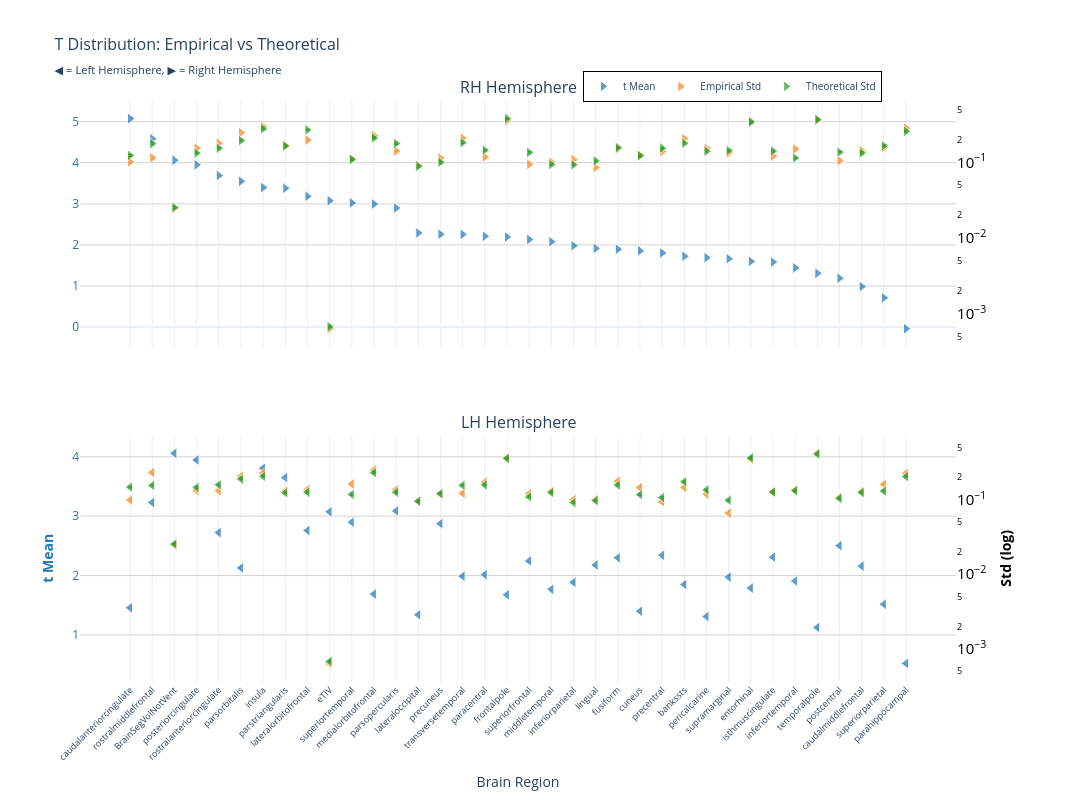
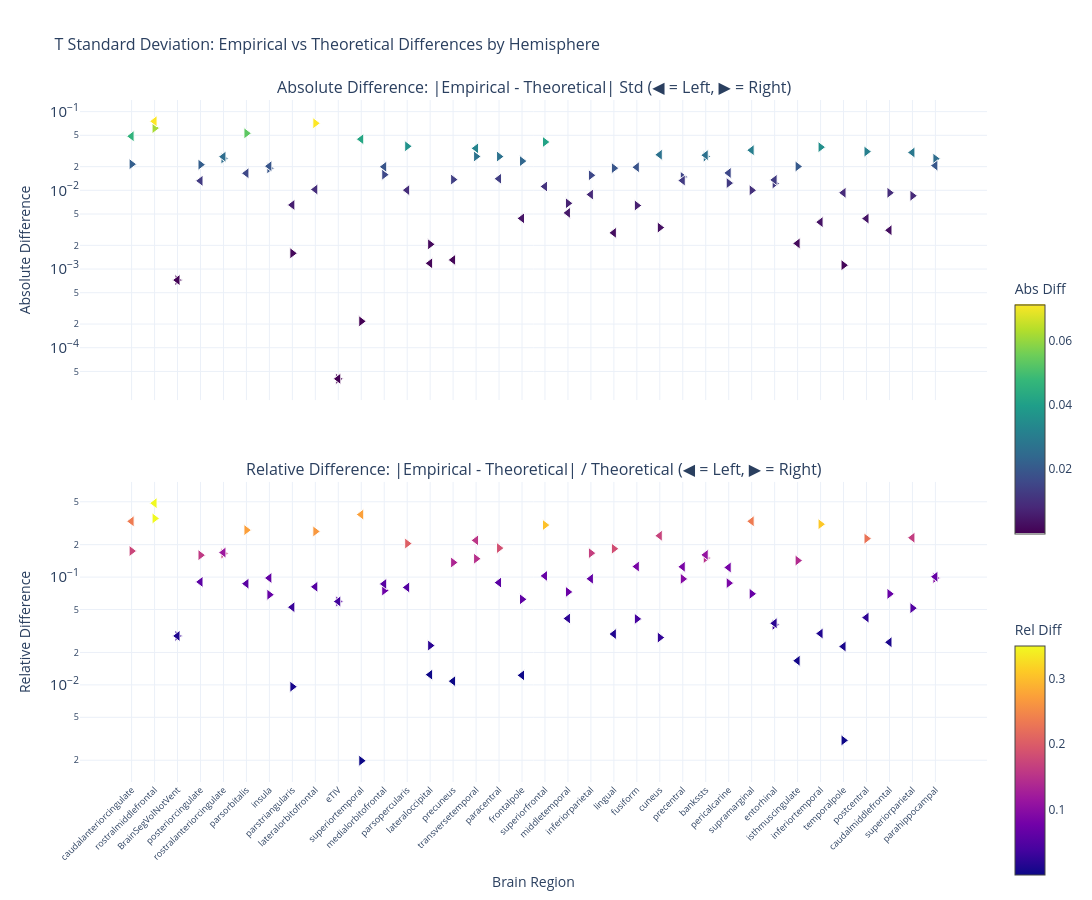

The notebook cell these images were saved under, in order:
### Markdown cell above
### t-statistic

### Code cell
nu_nav = df_npvr[(df_npvr["timepoint"] == "baseline") & (df_npvr["group"] == "HC-PD")]
data_path = stats_dir / f"student_baseline_{METRIC}.parquet"
df, stats = get_test_stats(
    data_path, stat_functions_F, nu_nav, hemisphere=True, study="baseline"
)
show_figure(stats, hemisphere=True, stat_name="t", study="baseline", metric=METRIC)

### Figure 1 — Plotly figure (JSON) as saved in the notebook; plotly's stock layout.template omitted (floating-point values rounded to 4 significant figures)
{"data": [{"hovertemplate": "<b>%{x}</b><br>Mean t: %{y:.2f}<br><extra></extra>", "legendgroup": "mean", "marker": {"color": "#1f77b4", "line": {"color": "white", "width": 1}, "opacity": 0.7, "size": 10, "symbol": "triangle-right"}, "mode": "markers", "name": "t Mean", "showlegend": true, "type": "scatter", "x": ["caudalanteriorcingulate", "rostralmiddlefrontal", "BrainSegVolNotVent", "posteriorcingulate", "rostralanteriorcingulate", "parsorbitalis", "insula", "parstriangularis", "lateralorbitofrontal", "eTIV", "superiortemporal", "medialorbitofrontal", "parsopercularis", "lateraloccipital", "precuneus", "transversetemporal", "paracentral", "frontalpole", "superiorfrontal", "middletemporal", "inferiorparietal", "lingual", "fusiform", "cuneus", "precentral", "bankssts", "pericalcarine", "supramarginal", "entorhinal", "isthmuscingulate", "inferiortemporal", "temporalpole", "postcentral", "caudalmiddlefrontal", "superiorparietal", "parahippocampal"], "xaxis": "x", "y": [5.073, 4.581, 4.06, 3.948, 3.689, 3.547, 3.394, 3.379, 3.183, 3.076, 3.023, 2.993, 2.899, 2.291, 2.258, 2.256, 2.209, 2.193, 2.128, 2.077, 1.98, 1.915, 1.896, 1.854, 1.804, 1.723, 1.688, 1.661, 1.598, 1.582, 1.439, 1.308, 1.187, 0.9858, 0.7125, -0.04117], "yaxis": "y"}, {"hovertemplate": "<b>%{x}</b><br>Empirical Std: %{y:.3f}<br><extra></extra>", "legendgroup": "empirical", "marker": {"color": "#ff7f0e", "line": {"color": "white", "width": 1}, "opacity": 0.7, "size": 10, "symbol": "triangle-right"}, "mode": "markers", "name": "Empirical Std", "showlegend": true, "type": "scatter", "x": ["caudalanteriorcingulate", "rostralmiddlefrontal", "BrainSegVolNotVent", "posteriorcingulate", "rostralanteriorcingulate", "parsorbitalis", "insula", "parstriangularis", "lateralorbitofrontal", "eTIV", "superiortemporal", "medialorbitofrontal", "parsopercularis", "lateraloccipital", "precuneus", "transversetemporal", "paracentral", "frontalpole", "superiorfrontal", "middletemporal", "inferiorparietal", "lingual", "fusiform", "cuneus", "precentral", "bankssts", "pericalcarine", "supramarginal", "entorhinal", "isthmuscingulate", "inferiortemporal", "temporalpole", "postcentral", "caudalmiddlefrontal", "superiorparietal", "parahippocampal"], "xaxis": "x", "y": [0.1017, 0.1147, 0.02471, 0.1539, 0.1792, 0.2474, 0.2969, 0.1665, 0.1972, 0.0006372, 0.1093, 0.2261, 0.1411, 0.09095, 0.114, 0.209, 0.1178, 0.3544, 0.09431, 0.1008, 0.1086, 0.0853, 0.1504, 0.1258, 0.1391, 0.2056, 0.1528, 0.133, 0.3512, 0.1211, 0.1497, 0.365, 0.1054, 0.1425, 0.1571, 0.2821], "yaxis": "y2"}, {"error_y": {"array": [0.00345, 0.004944, 0.0007126, 0.003717, 0.004308, 0.005446, 0.007784, 0.004621, 0.00752, 1.898e-05, 0.00307, 0.005893, 0.00497, 0.002491, 0.002809, 0.005102, 0.004053, 0.01059, 0.003795, 0.002633, 0.002609, 0.002926, 0.004393, 0.00343, 0.004314, 0.005008, 0.003936, 0.004008, 0.009498, 0.003955, 0.003203, 0.01026, 0.003824, 0.003733, 0.00464, 0.007199], "arrayminus": [0.003355, 0.004807, 0.0006929, 0.003614, 0.004188, 0.005295, 0.007568, 0.004493, 0.007311, 1.846e-05, 0.002985, 0.005729, 0.004833, 0.002422, 0.002732, 0.004961, 0.003941, 0.01029, 0.00369, 0.00256, 0.002536, 0.002845, 0.004271, 0.003334, 0.004194, 0.004869, 0.003827, 0.003897, 0.009235, 0.003846, 0.003114, 0.009972, 0.003718, 0.003629, 0.004512, 0.006999], "color": "#2ca02c", "thickness": 1, "type": "data", "visible": true, "width": 2}, "hovertemplate": "<b>%{x}</b><br>Theoretical Std: %{y:.3f}<br><extra></extra>", "legendgroup": "theoretical", "marker": {"color": "#2ca02c", "line": {"color": "white", "width": 1}, "opacity": 0.7, "size": 10, "symbol": "triangle-right"}, "mode": "markers", "name": "Theoretical Std", "showlegend": true, "type": "scatter", "x": ["caudalanteriorcingulate", "rostralmiddlefrontal", "BrainSegVolNotVent", "posteriorcingulate", "rostralanteriorcingulate", "parsorbitalis", "insula", "parstriangularis", "lateralorbitofrontal", "eTIV", "superiortemporal", "medialorbitofrontal", "parsopercularis", "lateraloccipital", "precuneus", "transversetemporal", "paracentral", "frontalpole", "superiorfrontal", "middletemporal", "inferiorparietal", "lingual", "fusiform", "cuneus", "precentral", "bankssts", "pericalcarine", "supramarginal", "entorhinal", "isthmuscingulate", "inferiortemporal", "temporalpole", "postcentral", "caudalmiddlefrontal", "superiorparietal", "parahippocampal"], "xaxis": "x", "y": [0.1231, 0.1764, 0.02543, 0.1327, 0.1537, 0.1944, 0.2778, 0.1649, 0.2684, 0.0006775, 0.1096, 0.2103, 0.1774, 0.08889, 0.1003, 0.1821, 0.1447, 0.3779, 0.1355, 0.09397, 0.09311, 0.1045, 0.1568, 0.1224, 0.154, 0.1787, 0.1405, 0.143, 0.339, 0.1412, 0.1143, 0.3661, 0.1365, 0.1332, 0.1656, 0.2569], "yaxis": "y2"}, {"hovertemplate": "<b>%{x}</b><br>Mean t: %{y:.2f}<br><extra></extra>", "legendgroup": "mean", "marker": {"color": "#1f77b4", "line": {"color": "white", "width": 1}, "opacity": 0.7, "size": 10, "symbol": "triangle-left"}, "mode": "markers", "name": "t Mean", "showlegend": false, "type": "scatter", "x": ["BrainSegVolNotVent", "posteriorcingulate", "insula", "parstriangularis", "rostralmiddlefrontal", "parsopercularis", "eTIV", "superiortemporal", "precuneus", "lateralorbitofrontal", "rostralanteriorcingulate", "postcentral", "precentral", "isthmuscingulate", "fusiform", "superiorfrontal", "lingual", "caudalmiddlefrontal", "parsorbitalis", "paracentral", "transversetemporal", "supramarginal", "inferiortemporal", "inferiorparietal", "bankssts", "entorhinal", "middletemporal", "medialorbitofrontal", "frontalpole", "superiorparietal", "caudalanteriorcingulate", "cuneus", "lateraloccipital", "pericalcarine", "temporalpole", "parahippocampal"], "xaxis": "x2", "y": [4.06, 3.947, 3.808, 3.651, 3.229, 3.088, 3.076, 2.898, 2.875, 2.759, 2.723, 2.504, 2.341, 2.31, 2.3, 2.247, 2.177, 2.161, 2.129, 2.016, 1.988, 1.974, 1.908, 1.887, 1.85, 1.789, 1.768, 1.688, 1.676, 1.518, 1.457, 1.399, 1.34, 1.311, 1.125, 0.5209], "yaxis": "y3"}, {"hovertemplate": "<b>%{x}</b><br>Empirical Std: %{y:.3f}<br><extra></extra>", "legendgroup": "empirical", "marker": {"color": "#ff7f0e", "line": {"color": "white", "width": 1}, "opacity": 0.7, "size": 10, "symbol": "triangle-left"}, "mode": "markers", "name": "Empirical Std", "showlegend": false, "type": "scatter", "x": ["BrainSegVolNotVent", "posteriorcingulate", "insula", "parstriangularis", "rostralmiddlefrontal", "parsopercularis", "eTIV", "superiortemporal", "precuneus", "lateralorbitofrontal", "rostralanteriorcingulate", "postcentral", "precentral", "isthmuscingulate", "fusiform", "superiorfrontal", "lingual", "caudalmiddlefrontal", "parsorbitalis", "paracentral", "transversetemporal", "supramarginal", "inferiortemporal", "inferiorparietal", "bankssts", "entorhinal", "middletemporal", "medialorbitofrontal", "frontalpole", "superiorparietal", "caudalanteriorcingulate", "cuneus", "lateraloccipital", "pericalcarine", "temporalpole", "parahippocampal"], "xaxis": "x2", "y": [0.02471, 0.1331, 0.2268, 0.1306, 0.2311, 0.1355, 0.0006372, 0.1621, 0.1193, 0.1364, 0.1317, 0.1084, 0.09358, 0.1285, 0.1768, 0.1203, 0.1002, 0.1283, 0.2062, 0.172, 0.1217, 0.0659, 0.1357, 0.1005, 0.1462, 0.3502, 0.1304, 0.2504, 0.3548, 0.1609, 0.09922, 0.1454, 0.09623, 0.1188, 0.4196, 0.2252], "yaxis": "y4"}, {"error_y": {"array": [0.0007126, 0.004099, 0.005786, 0.003476, 0.00436, 0.003513, 1.898e-05, 0.003291, 0.003378, 0.003534, 0.00444, 0.002913, 0.002995, 0.003541, 0.004401, 0.003058, 0.002726, 0.003507, 0.005314, 0.004426, 0.004369, 0.002754, 0.003691, 0.002568, 0.00488, 0.01019, 0.003507, 0.006459, 0.01006, 0.003659, 0.004144, 0.00328, 0.002663, 0.003795, 0.01149, 0.005731], "arrayminus": [0.0006929, 0.003985, 0.005626, 0.00338, 0.00424, 0.003416, 1.846e-05, 0.0032, 0.003284, 0.003436, 0.004317, 0.002833, 0.002912, 0.003443, 0.004279, 0.002973, 0.00265, 0.00341, 0.005167, 0.004303, 0.004248, 0.002678, 0.003589, 0.002497, 0.004745, 0.00991, 0.00341, 0.00628, 0.009785, 0.003558, 0.00403, 0.003189, 0.002589, 0.003689, 0.01118, 0.005572], "color": "#2ca02c", "thickness": 1, "type": "data", "visible": true, "width": 2}, "hovertemplate": "<b>%{x}</b><br>Theoretical Std: %{y:.3f}<br><extra></extra>", "legendgroup": "theoretical", "marker": {"color": "#2ca02c", "line": {"color": "white", "width": 1}, "opacity": 0.7, "size": 10, "symbol": "triangle-left"}, "mode": "markers", "name": "Theoretical Std", "showlegend": false, "type": "scatter", "x": ["BrainSegVolNotVent", "posteriorcingulate", "insula", "parstriangularis", "rostralmiddlefrontal", "parsopercularis", "eTIV", "superiortemporal", "precuneus", "lateralorbitofrontal", "rostralanteriorcingulate", "postcentral", "precentral", "isthmuscingulate", "fusiform", "superiorfrontal", "lingual", "caudalmiddlefrontal", "parsorbitalis", "paracentral", "transversetemporal", "supramarginal", "inferiortemporal", "inferiorparietal", "bankssts", "entorhinal", "middletemporal", "medialorbitofrontal", "frontalpole", "superiorparietal", "caudalanteriorcingulate", "cuneus", "lateraloccipital", "pericalcarine", "temporalpole", "parahippocampal"], "xaxis": "x2", "y": [0.02543, 0.1463, 0.2065, 0.1241, 0.1556, 0.1254, 0.0006775, 0.1175, 0.1206, 0.1261, 0.1585, 0.104, 0.1069, 0.1264, 0.1571, 0.1091, 0.09728, 0.1252, 0.1897, 0.158, 0.1559, 0.0983, 0.1317, 0.09167, 0.1742, 0.3638, 0.1252, 0.2305, 0.3592, 0.1306, 0.1479, 0.1171, 0.09504, 0.1354, 0.4102, 0.2045], "yaxis": "y4"}], "layout": {"annotations": [{"font": {"size": 16}, "showarrow": false, "text": "RH Hemisphere", "x": 0.47, "xanchor": "center", "xref": "paper", "y": 1, "yanchor": "bottom", "yref": "paper"}, {"font": {"size": 16}, "showarrow": false, "text": "LH Hemisphere", "x": 0.47, "xanchor": "center", "xref": "paper", "y": 0.425, "yanchor": "bottom", "yref": "paper"}], "height": 800, "hovermode": "x", "legend": {"bgcolor": "rgba(255, 255, 255, 0.9)", "bordercolor": "black", "borderwidth": 1, "font": {"size": 10}, "orientation": "h", "x": 0.7, "xanchor": "center", "y": 1.05}, "title": {"font": {"size": 16}, "text": "T Distribution: Empirical vs Theoretical<br><sub>◀ = Left Hemisphere, ▶ = Right Hemisphere</sub>"}, "width": 1400, "xaxis": {"anchor": "y", "domain": [0, 0.94], "matches": "x2", "showticklabels": false}, "xaxis2": {"anchor": "y3", "domain": [0, 0.94], "tickangle": -45, "tickfont": {"size": 9}, "title": {"text": "Brain Region"}}, "yaxis": {"anchor": "x", "domain": [0.575, 1], "gridcolor": "lightgray", "showgrid": true, "tickfont": {"color": "#1f77b4"}, "title": {"font": {"color": "#1f77b4"}, "text": ""}}, "yaxis2": {"anchor": "x", "exponentformat": "power", "overlaying": "y", "showgrid": false, "side": "right", "tickfont": {"color": "black"}, "title": {"font": {"color": "black"}, "text": ""}, "type": "log"}, "yaxis3": {"anchor": "x2", "domain": [0, 0.425], "gridcolor": "lightgray", "showgrid": true, "tickfont": {"color": "#1f77b4"}, "title": {"font": {"color": "#1f77b4"}, "text": "<b>t Mean</b>"}}, "yaxis4": {"anchor": "x2", "exponentformat": "power", "overlaying": "y3", "showgrid": false, "side": "right", "tickfont": {"color": "black"}, "title": {"font": {"color": "black"}, "text": "<b>Std (log)</b>"}, "type": "log"}}}

### Figure 2 — Plotly figure (JSON) as saved in the notebook; plotly's stock layout.template omitted (floating-point values rounded to 4 significant figures)
{"data": [{"hovertemplate": "<b>%{x}</b><br>Hemisphere: %{text}<br>Abs Diff: %{y:.4f}<br><extra></extra>", "legendgroup": "abs_rh", "marker": {"color": [0.02148, 0.06177, 0.0007237, 0.0212, 0.02545, 0.05303, 0.01906, 0.001586, 0.0712, 4.026e-05, 0.0002167, 0.01581, 0.0363, 0.00206, 0.01369, 0.02695, 0.02686, 0.02351, 0.04114, 0.006844, 0.01553, 0.01915, 0.006418, 0.003363, 0.01482, 0.02685, 0.01235, 0.01001, 0.01223, 0.0201, 0.03537, 0.001119, 0.03105, 0.009306, 0.008533, 0.0252], "colorbar": {"len": 0.4, "title": {"text": "Abs Diff"}, "y": 0.75, "yanchor": "top"}, "colorscale": [[0, "#440154"], [0.1111, "#482878"], [0.2222, "#3e4989"], [0.3333, "#31688e"], [0.4444, "#26828e"], [0.5556, "#1f9e89"], [0.6667, "#35b779"], [0.7778, "#6ece58"], [0.8889, "#b5de2b"], [1, "#fde725"]], "line": {"color": "white", "width": 1}, "showscale": true, "size": 10, "symbol": "triangle-right"}, "mode": "markers", "name": "Absolute (rh)", "showlegend": false, "text": ["rh", "rh", "rh", "rh", "rh", "rh", "rh", "rh", "rh", "rh", "rh", "rh", "rh", "rh", "rh", "rh", "rh", "rh", "rh", "rh", "rh", "rh", "rh", "rh", "rh", "rh", "rh", "rh", "rh", "rh", "rh", "rh", "rh", "rh", "rh", "rh"], "type": "scatter", "x": ["caudalanteriorcingulate", "rostralmiddlefrontal", "BrainSegVolNotVent", "posteriorcingulate", "rostralanteriorcingulate", "parsorbitalis", "insula", "parstriangularis", "lateralorbitofrontal", "eTIV", "superiortemporal", "medialorbitofrontal", "parsopercularis", "lateraloccipital", "precuneus", "transversetemporal", "paracentral", "frontalpole", "superiorfrontal", "middletemporal", "inferiorparietal", "lingual", "fusiform", "cuneus", "precentral", "bankssts", "pericalcarine", "supramarginal", "entorhinal", "isthmuscingulate", "inferiortemporal", "temporalpole", "postcentral", "caudalmiddlefrontal", "superiorparietal", "parahippocampal"], "xaxis": "x", "y": [0.02148, 0.06177, 0.0007237, 0.0212, 0.02545, 0.05303, 0.01906, 0.001586, 0.0712, 4.026e-05, 0.0002167, 0.01581, 0.0363, 0.00206, 0.01369, 0.02695, 0.02686, 0.02351, 0.04114, 0.006844, 0.01553, 0.01915, 0.006418, 0.003363, 0.01482, 0.02685, 0.01235, 0.01001, 0.01223, 0.0201, 0.03537, 0.001119, 0.03105, 0.009306, 0.008533, 0.0252], "yaxis": "y"}, {"hovertemplate": "<b>%{x}</b><br>Hemisphere: %{text}<br>Rel Diff: %{y:.2%}<br><extra></extra>", "legendgroup": "rel_rh", "marker": {"color": [0.1745, 0.3501, 0.02845, 0.1598, 0.1656, 0.2728, 0.06861, 0.009618, 0.2653, 0.05943, 0.001978, 0.07515, 0.2046, 0.02317, 0.1366, 0.148, 0.1857, 0.06222, 0.3038, 0.07283, 0.1668, 0.1833, 0.04094, 0.02748, 0.09624, 0.1502, 0.08793, 0.06999, 0.03608, 0.1424, 0.3095, 0.003056, 0.2275, 0.06985, 0.05152, 0.09809], "colorbar": {"len": 0.4, "title": {"text": "Rel Diff"}, "y": 0.25, "yanchor": "top"}, "colorscale": [[0, "#0d0887"], [0.1111, "#46039f"], [0.2222, "#7201a8"], [0.3333, "#9c179e"], [0.4444, "#bd3786"], [0.5556, "#d8576b"], [0.6667, "#ed7953"], [0.7778, "#fb9f3a"], [0.8889, "#fdca26"], [1, "#f0f921"]], "line": {"color": "white", "width": 1}, "showscale": true, "size": 10, "symbol": "triangle-right"}, "mode": "markers", "name": "Relative (rh)", "showlegend": false, "text": ["rh", "rh", "rh", "rh", "rh", "rh", "rh", "rh", "rh", "rh", "rh", "rh", "rh", "rh", "rh", "rh", "rh", "rh", "rh", "rh", "rh", "rh", "rh", "rh", "rh", "rh", "rh", "rh", "rh", "rh", "rh", "rh", "rh", "rh", "rh", "rh"], "type": "scatter", "x": ["caudalanteriorcingulate", "rostralmiddlefrontal", "BrainSegVolNotVent", "posteriorcingulate", "rostralanteriorcingulate", "parsorbitalis", "insula", "parstriangularis", "lateralorbitofrontal", "eTIV", "superiortemporal", "medialorbitofrontal", "parsopercularis", "lateraloccipital", "precuneus", "transversetemporal", "paracentral", "frontalpole", "superiorfrontal", "middletemporal", "inferiorparietal", "lingual", "fusiform", "cuneus", "precentral", "bankssts", "pericalcarine", "supramarginal", "entorhinal", "isthmuscingulate", "inferiortemporal", "temporalpole", "postcentral", "caudalmiddlefrontal", "superiorparietal", "parahippocampal"], "xaxis": "x2", "y": [0.1745, 0.3501, 0.02845, 0.1598, 0.1656, 0.2728, 0.06861, 0.009618, 0.2653, 0.05943, 0.001978, 0.07515, 0.2046, 0.02317, 0.1366, 0.148, 0.1857, 0.06222, 0.3038, 0.07283, 0.1668, 0.1833, 0.04094, 0.02748, 0.09624, 0.1502, 0.08793, 0.06999, 0.03608, 0.1424, 0.3095, 0.003056, 0.2275, 0.06985, 0.05152, 0.09809], "yaxis": "y2"}, {"hovertemplate": "<b>%{x}</b><br>Hemisphere: %{text}<br>Abs Diff: %{y:.4f}<br><extra></extra>", "legendgroup": "abs_lh", "marker": {"color": [0.0007237, 0.0132, 0.02027, 0.006522, 0.07549, 0.01006, 4.026e-05, 0.04467, 0.001306, 0.01025, 0.02677, 0.004377, 0.01332, 0.002117, 0.01967, 0.01119, 0.002883, 0.003112, 0.01648, 0.01404, 0.03417, 0.0324, 0.003946, 0.008846, 0.02799, 0.01357, 0.00517, 0.01993, 0.004405, 0.03028, 0.0487, 0.02833, 0.001182, 0.01663, 0.009311, 0.02061], "colorbar": {"len": 0.4, "title": {"text": "Abs Diff"}, "y": 0.75, "yanchor": "top"}, "colorscale": [[0, "#440154"], [0.1111, "#482878"], [0.2222, "#3e4989"], [0.3333, "#31688e"], [0.4444, "#26828e"], [0.5556, "#1f9e89"], [0.6667, "#35b779"], [0.7778, "#6ece58"], [0.8889, "#b5de2b"], [1, "#fde725"]], "line": {"color": "white", "width": 1}, "showscale": false, "size": 10, "symbol": "triangle-left"}, "mode": "markers", "name": "Absolute (lh)", "showlegend": false, "text": ["lh", "lh", "lh", "lh", "lh", "lh", "lh", "lh", "lh", "lh", "lh", "lh", "lh", "lh", "lh", "lh", "lh", "lh", "lh", "lh", "lh", "lh", "lh", "lh", "lh", "lh", "lh", "lh", "lh", "lh", "lh", "lh", "lh", "lh", "lh", "lh"], "type": "scatter", "x": ["BrainSegVolNotVent", "posteriorcingulate", "insula", "parstriangularis", "rostralmiddlefrontal", "parsopercularis", "eTIV", "superiortemporal", "precuneus", "lateralorbitofrontal", "rostralanteriorcingulate", "postcentral", "precentral", "isthmuscingulate", "fusiform", "superiorfrontal", "lingual", "caudalmiddlefrontal", "parsorbitalis", "paracentral", "transversetemporal", "supramarginal", "inferiortemporal", "inferiorparietal", "bankssts", "entorhinal", "middletemporal", "medialorbitofrontal", "frontalpole", "superiorparietal", "caudalanteriorcingulate", "cuneus", "lateraloccipital", "pericalcarine", "temporalpole", "parahippocampal"], "xaxis": "x", "y": [0.0007237, 0.0132, 0.02027, 0.006522, 0.07549, 0.01006, 4.026e-05, 0.04467, 0.001306, 0.01025, 0.02677, 0.004377, 0.01332, 0.002117, 0.01967, 0.01119, 0.002883, 0.003112, 0.01648, 0.01404, 0.03417, 0.0324, 0.003946, 0.008846, 0.02799, 0.01357, 0.00517, 0.01993, 0.004405, 0.03028, 0.0487, 0.02833, 0.001182, 0.01663, 0.009311, 0.02061], "yaxis": "y"}, {"hovertemplate": "<b>%{x}</b><br>Hemisphere: %{text}<br>Rel Diff: %{y:.2%}<br><extra></extra>", "legendgroup": "rel_lh", "marker": {"color": [0.02845, 0.09024, 0.09813, 0.05257, 0.485, 0.08021, 0.05943, 0.3804, 0.01083, 0.08128, 0.1689, 0.0421, 0.1246, 0.01675, 0.1252, 0.1026, 0.02963, 0.02486, 0.08688, 0.0889, 0.2192, 0.3296, 0.02995, 0.0965, 0.1607, 0.0373, 0.0413, 0.08645, 0.01226, 0.2318, 0.3292, 0.2419, 0.01244, 0.1228, 0.0227, 0.1008], "colorbar": {"len": 0.4, "title": {"text": "Rel Diff"}, "y": 0.25, "yanchor": "top"}, "colorscale": [[0, "#0d0887"], [0.1111, "#46039f"], [0.2222, "#7201a8"], [0.3333, "#9c179e"], [0.4444, "#bd3786"], [0.5556, "#d8576b"], [0.6667, "#ed7953"], [0.7778, "#fb9f3a"], [0.8889, "#fdca26"], [1, "#f0f921"]], "line": {"color": "white", "width": 1}, "showscale": false, "size": 10, "symbol": "triangle-left"}, "mode": "markers", "name": "Relative (lh)", "showlegend": false, "text": ["lh", "lh", "lh", "lh", "lh", "lh", "lh", "lh", "lh", "lh", "lh", "lh", "lh", "lh", "lh", "lh", "lh", "lh", "lh", "lh", "lh", "lh", "lh", "lh", "lh", "lh", "lh", "lh", "lh", "lh", "lh", "lh", "lh", "lh", "lh", "lh"], "type": "scatter", "x": ["BrainSegVolNotVent", "posteriorcingulate", "insula", "parstriangularis", "rostralmiddlefrontal", "parsopercularis", "eTIV", "superiortemporal", "precuneus", "lateralorbitofrontal", "rostralanteriorcingulate", "postcentral", "precentral", "isthmuscingulate", "fusiform", "superiorfrontal", "lingual", "caudalmiddlefrontal", "parsorbitalis", "paracentral", "transversetemporal", "supramarginal", "inferiortemporal", "inferiorparietal", "bankssts", "entorhinal", "middletemporal", "medialorbitofrontal", "frontalpole", "superiorparietal", "caudalanteriorcingulate", "cuneus", "lateraloccipital", "pericalcarine", "temporalpole", "parahippocampal"], "xaxis": "x2", "y": [0.02845, 0.09024, 0.09813, 0.05257, 0.485, 0.08021, 0.05943, 0.3804, 0.01083, 0.08128, 0.1689, 0.0421, 0.1246, 0.01675, 0.1252, 0.1026, 0.02963, 0.02486, 0.08688, 0.0889, 0.2192, 0.3296, 0.02995, 0.0965, 0.1607, 0.0373, 0.0413, 0.08645, 0.01226, 0.2318, 0.3292, 0.2419, 0.01244, 0.1228, 0.0227, 0.1008], "yaxis": "y2"}], "layout": {"annotations": [{"font": {"size": 16}, "showarrow": false, "text": "Absolute Difference: |Empirical - Theoretical| Std (◀ = Left, ▶ = Right)", "x": 0.5, "xanchor": "center", "xref": "paper", "y": 1, "yanchor": "bottom", "yref": "paper"}, {"font": {"size": 16}, "showarrow": false, "text": "Relative Difference: |Empirical - Theoretical| / Theoretical (◀ = Left, ▶ = Right)", "x": 0.5, "xanchor": "center", "xref": "paper", "y": 0.44, "yanchor": "bottom", "yref": "paper"}], "height": 900, "hovermode": "x unified", "showlegend": false, "title": {"font": {"size": 16}, "text": "T Standard Deviation: Empirical vs Theoretical Differences by Hemisphere"}, "width": 1400, "xaxis": {"anchor": "y", "domain": [0, 1], "showticklabels": false}, "xaxis2": {"anchor": "y2", "domain": [0, 1], "tickangle": -45, "tickfont": {"size": 9}, "title": {"text": "Brain Region"}}, "yaxis": {"anchor": "x", "domain": [0.56, 1], "exponentformat": "power", "title": {"text": "Absolute Difference"}, "type": "log"}, "yaxis2": {"anchor": "x2", "domain": [0, 0.44], "exponentformat": "power", "title": {"text": "Relative Difference"}, "type": "log"}}}
